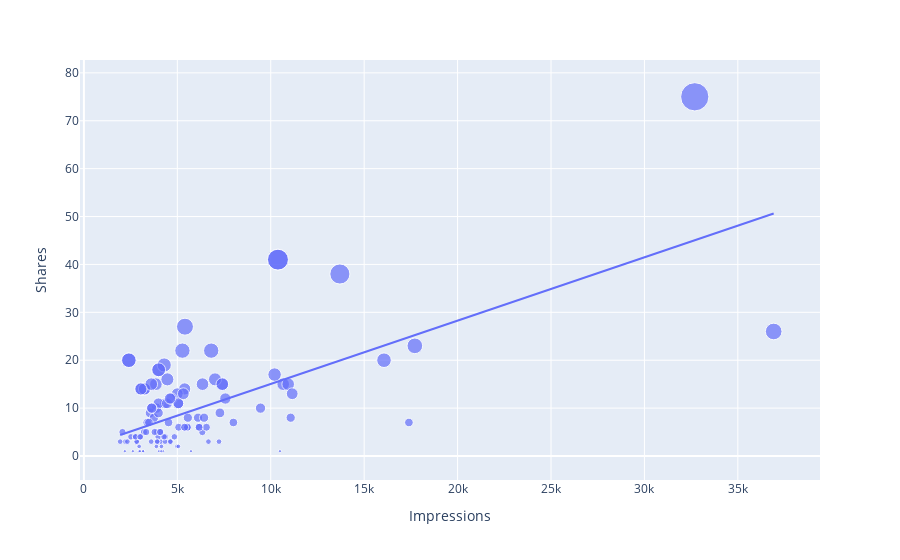

Here is the notebook cell this chart was saved with:
### Code cell
px.scatter(data, x="Impressions", y="Shares", size="Shares", trendline='ols')
# There is an evidence in their relationship
